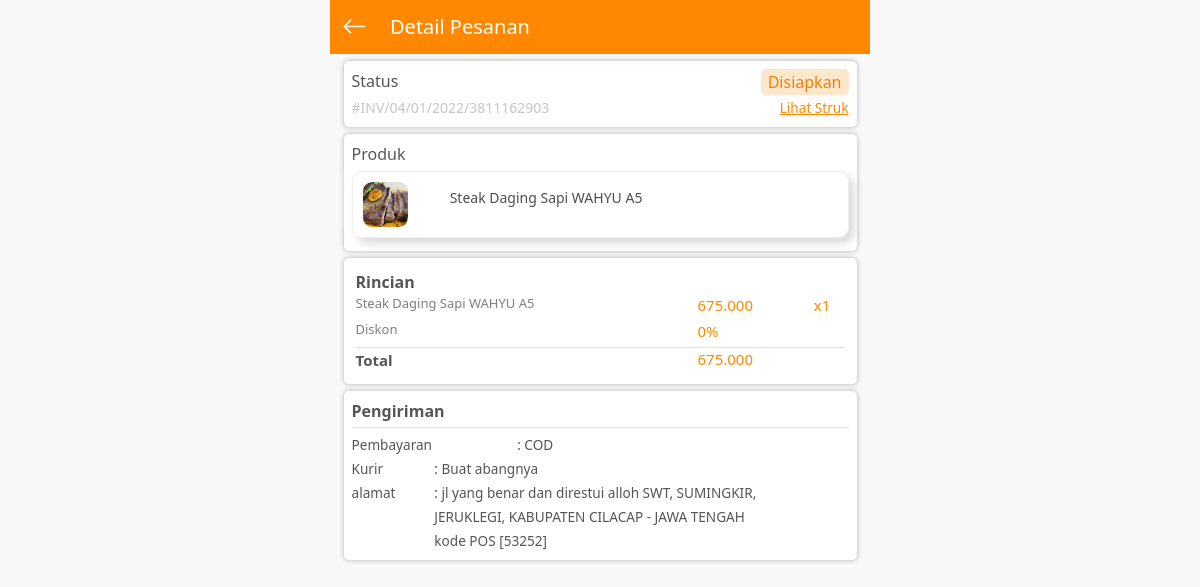
The app's page /detail_p.php?i=3811162903 (signed in) with its own data.
### tables this page shows
CREATE TABLE `list_pesanan` (
  `id` int(11) NOT NULL,
  `invoice` varchar(50) NOT NULL,
  `id_user` varchar(50) NOT NULL,
  `id_produk` varchar(100) NOT NULL,
  `jumlah` varchar(100) NOT NULL,
  `harga_asli` varchar(500) NOT NULL,
  `totalHarga` int(11) NOT NULL,
  `pembayaran` varchar(50) NOT NULL,
  `kurir` varchar(50) NOT NULL,
  `status` varchar(50) NOT NULL,
  `tgl` varchar(50) NOT NULL,
  `alamat` text NOT NULL
);

CREATE TABLE `produk` (
  `id_produk` int(11) NOT NULL,
  `nama` varchar(500) NOT NULL,
  `harga` varchar(12) NOT NULL,
  `deskripsi` text NOT NULL,
  `rating` varchar(10) NOT NULL,
  `stok` int(11) NOT NULL,
  `terjual` int(11) NOT NULL,
  `gambar` text NOT NULL,
  `diskon` int(11) NOT NULL
);

### proses/detail_p.php (called while the page is built, shortened)
<?php
require_once "kredensial/user.php";
function getDetail(){
    global $inv;
    global $conn;
    $query_pesanan=mysqli_query($conn, "SELECT * FROM list_pesanan WHERE invoice=$inv");
    $cek = mysqli_num_rows($query_pesanan);
    if($cek != 0){
        while($row_pesanan = mysqli_fetch_assoc($query_pesanan)){
            $id_produk = $row_pesanan['id_produk'];
            $jumlah = $row_pesanan['jumlah'];
            $tanggal = $row_pesanan['tgl'];
            $kurir = $row_pesanan['kurir'];
            $pembayaran = $row_pesanan['pembayaran'];
            $alamat = $row_pesanan['alamat'];
            $status = $row_pesanan['status'];
            $harga_asli = $row_pesanan['harga_asli'];
            $harga = $row_pesanan['totalHarga'];
            $arr_idProduk[] = $id_produk;
            $arr_jumlah[] = $jumlah;
            $arr_harga[] = $harga_asli;
            $arr_harga_total[] = $harga;
        }
    }else{
        header('location: ../');
    }
    $getIdProduk = implode(",", $arr_idProduk);
    $getjumlah = implode(",", $arr_jumlah);
    $getharga = implode(",", $arr_harga);
    $totalHarga = array_sum($arr_harga_total);
    $format_harga = number_format($totalHarga,0,',','.');
    return array(
        'id_produk' => $getIdProduk,
        'jumlah' => $getjumlah,
        'harga' => $getharga,
        'total_harga' => $format_harga,
        'kurir' => $kurir,
        'pembayaran' => $pembayaran,
        'alamat' => $alamat,
        'status' => $status,
        'tanggal' => $tanggal,
    );
}
?>

### detail_p.php (the view, shortened to what this page needs)
<?php
require_once "kredensial/user.php";
require_once "proses/detail_p.php";
if(empty($_GET['i'])){
    header('location: ./');
}else{
    $inv = $_GET['i'];
}
?>
<!DOCTYPE html>
<html lang="en">
<head>
    <link href="assets/vendors/bootstrap/css/bootstrap.min.css" rel="stylesheet">
    <link rel="stylesheet" href="assets/vendors/bootstrap-icon/bootstrap-icons.css">
    <link rel="stylesheet" href="assets/vendors/animate-animated-css/animate.min.css" />
    <link rel="stylesheet" href="assets/sweetalert2/sweetalert2.min.css" />
    <link rel="stylesheet" href="assets/vendors/font-awesome-4.7.0/css/font-awesome.min.css" />
    <link rel="stylesheet" href="assets/css/style.css" />
</head>
<body style="background-color: #f8f8f8;">
    <section id="nav">
        <nav class="navbar navbar-dark nav-top p-0">
            <div class="container-fluid mt-2 mb-2">
                <div class="col-1">
                    <i class="bi bi-arrow-left nav-btn-back"></i>
                </div>
                <div class="col-11 nav_fragment">
                    <h5>Detail Pesanan</h5>
                </div>
            </div>
        </nav>
    </section>
    <section id="body" class="top-lihat">
        <div class="box-checkout">
            <div class="row">
                <div class="col-6">
                    <h6 class="m-0 lh-base">Status</h6>
                </div>
                <?php
                if(getDetail()['status'] == 'Selesai'){
                    echo '
                    <div class="col-6 text-end">
                        <div class="box-informasi finish">
                            <span class="fw-500">'.getDetail()['status'].'</span>
                        </div>
                    </div>
                    ';
                }else{
                    echo '
                    <div class="col-6 text-end">
                        <div class="box-informasi">
                            <span class="fw-500">'.getDetail()['status'].'</span>
                        </div>
                    </div>
                    ';
                }
                ?>
                <div class="col-8">
                    <span class="invoice">#INV/<?= getDetail()['tanggal']; ?>/<?= $inv ?></span>
                </div>
                <div class="col-4 text-end">
                    <a href="struk/cetak-struk.php?inv=<?= $inv ?>" class="fw-500 color fs-7" target="_blank" rel="noopener noreferrer">Lihat Struk</a>
                </div>
            </div>
        </div>
        <div class="box-checkout">
            <div class="row">
                <div class="col-12">
                    <h6 class="m-0 lh-base">Produk</h6>
                </div>
                <div class="col-12">
                    <?php
                    $id_produk = getDetail()['id_produk'];
                    $explode_idproduk = explode(",", $id_produk);
                    foreach($explode_idproduk as $row_idProduk){
                        $query_produk=mysqli_query($conn, "SELECT * FROM produk WHERE id_produk=$row_idProduk");
                        while($row_produk = mysqli_fetch_assoc($query_produk)){
                            $nama = $row_produk['nama'];
                            $getGambar = $row_produk['gambar'];
                            $arr_gambar = explode (",",$getGambar);
                            $gambar = $arr_gambar[0];
                            echo '
                            <div class="box-pesanan default_box">
                                <div class="row">
                                    <div class="col-2 pe-0">
                                        <div class="wrap_img_pesanan skeleton">
                                            <img loading="lazy"
                                                src="img_produk/'.$gambar.'" alt="">
                                        </div>
                                    </div>
                                    <div class="col-10 box-title-keranjang ps-3">
                                        <span class="card-text">'.$nama.'</span>
                                    </div>
                                </div>
                            </div>
                            ';
                        }
                    }
                    ?>
                </div>
            </div>
        </div>
        <div class="box-checkout">
            <div class="row m-1">
                <div class="col-12 p-0">
                    <span class="rincian">Rincian</span>
                </div>
                <div class="col-12 p-0">
                <?php
                $id_produk = getDetail()['id_produk'];
                $jumlah = getDetail()['jumlah'];
                $harga = getDetail()['harga'];
                $explode_idproduk = explode(",", $id_produk);
                $explode_jumlah = explode(",", $jumlah);
                $explode_harga = explode(",", $harga);
                $arr_produk = array_combine($explode_idproduk,$explode_jumlah);
                $i= 0;
                foreach($arr_produk as $row_idProduk => $row_jumlah){
                    $Qty = $row_jumlah;
                    $format_harga = number_format($explode_harga[$i],0,',','.');
                    $query_produk=mysqli_query($conn, "SELECT * FROM produk WHERE id_produk=$row_idProduk");
                    while($row_produk = mysqli_fetch_assoc($query_produk)){
                        $nama = $row_produk['nama'];
                        echo '
                        <div class="row">
                            <div class="col-8">
                                <span class="pesanan">'.$nama.'</span>
                            </div>
                            <div class="col-3">
                                <span class="harga">'.$format_harga.'</span>
                            </div>
                            <div class="col-1 p-0">
                                <span class="harga">x'.$Qty.'</span>
                            </div>
                        </div>
                        ';
                    }
                    $i++;
                }
                    ?>
                </div>
                <div class="col-12 mt-1">
                    <div class="row">
                        <div class="col-8 p-0">
                            <span class="pesanan">Diskon</span>
                        </div>
                        <div class="col-4 ps-3">
                            <span class="harga">0%</span>
                        </div>
                    </div>
                </div>
                <div class="col-12 mt-1">
                    <div class="row border-top">
                        <div class="col-8 p-0">
                            <span class="total">Total</span>
                        </div>
                        <div class="col-4 ps-3">
                            <span class="harga"><?= getDetail()['total_harga']; ?></span>
                        </div>
                    </div>
                </div>
            </div>
        </div>
        <div class="box-checkout">
            <div class="row">
                <div class="col-12">
                    <span class="rincian">Pengiriman</span>
                    <hr class="mt-1 mb-1">
                </div>
                <div class="row">
                    <div class="col-4">
                        <span class="fw-500 fs-7">Pembayaran</span>
                    </div>
                    <div class="col-8">
                        <span class="fs-7">: <?= getDetail()['pembayaran']; ?></span>
                    </div>
                </div>
                <div class="row">
                    <div class="col-2">
                        <span class="fw-500 fs-7">Kurir</span>
                    </div>
                    <div class="col-10">
                        <span class="fs-7">: <?= getDetail()['kurir']; ?></span>
                    </div>
                </div>
                <div class="row">
                    <div class="col-2">
                        <span class="fw-500 fs-7">alamat</span>
                    </div>
                    <div class="col-10">
                        <span class="fs-7">: <?= getDetail()['alamat']; ?></span>
                    </div>
                </div>
            </div>
        </div>
    </section>
</body>
</html>

### assets/css/style.css (style rules this page uses)
* { margin: 0; padding: 0; box-sizing: border-box; }
:root { --animate-delay-05: 0.5s; --animate-delay-1: 1s; --oranye: rgb(255, 136, 0); --oranye-hover: rgb(255, 179, 92); --white: #ffffff; --grey-white: rgb(197, 197, 197); --grey: rgb(85, 85, 85); --grey-text: rgb(128, 127, 127); --green: #06c054; }
body { max-width: 540px; margin: 0 auto; }
.container-fluid { max-width: 540px; }
.skeleton { animation: skeleton-loading 1s linear infinite alternate; }
.fw-500 { font-weight: 500; }
.fs-7 { font-size: 0.85rem!important; }
.nav-top { background-color: var(--oranye); }
.card-text { color: rgb(78, 78, 78); width: 100%; font-size: 14px; font-weight: 500; margin-bottom: 5px; display: inline-block; word-wrap: break-word; overflow: hidden; display: -webkit-box; text-overflow: ellipsis; -webkit-box-orient: vertical; -webkit-line-clamp: 2; }
.color { color: var(--oranye); }
.top-lihat { margin-bottom: 5rem; }
.box-title-keranjang { height: 45px; padding: 5px 5px 5px 10px; }
.box-pesanan { border-radius: 8px; margin: 5px 1px; box-shadow: 3px 3px 4px #9e9e9e, -5px -5px 4px #ffffff; }
.box-informasi { border-radius: 5px; width: max-content; padding: 1px 7px; float: right; background-color: rgba(255, 136, 0, 0.205); color: rgb(240, 128, 0); }
.wrap_img_pesanan { width: 45px; height: 100%; border-radius: 9px; object-fit: cover; overflow: hidden; display: flex; justify-content: center; }
.wrap_img_pesanan img { height: 45px; border-radius: 9px; }
.box-checkout { width: 95%; height: auto; margin: 7px auto; border-radius: 5px; padding: 8px; background-color: #ffffff; color: var(--grey); box-shadow: 0px 0px 5px 0px rgba(0, 0, 0, 0.3); -webkit-box-shadow: 0px 0px 5px 0px rgba(0, 0, 0, 0.3); -moz-box-shadow: 0px 0px 5px 0px rgba(0, 0, 0, 0.3); }
.box-checkout span.rincian { font-size: 16px; font-weight: 600; }
.box-checkout span.pesanan { font-size: 13px; color: var(--grey-text); overflow: hidden; display: -webkit-box; text-overflow: ellipsis; -webkit-box-orient: vertical; -webkit-line-clamp: 1; }
.box-checkout span.harga { font-size: 15px; color: var(--oranye); overflow: scroll; display: -webkit-box; }
.box-checkout span.total { font-size: 15px; font-weight: 600; color: var(--grey); }
.invoice { color: var(--grey-white); font-size: 14px; }
.default_box { padding: 10px 10px; border-radius: 10px; margin: 5px auto; background: #ffffff; border: 1px solid rgba(221, 221, 221, 0.459); box-shadow: 5px 5px 10px #d9d9d9, -5px -5px 10px #ffffff; }
.nav-btn-back { color: var(--white); font-size: 25px; }
.nav_fragment { display: flex; align-items: center; padding-left: 5px; }
.nav_fragment h5 { margin: 0; padding: 0; color: var(--white); }
hr { color: var(--grey-text); }

### records on screen
list_pesanan: status "Disiapkan", tgl "04/01/2022", kurir+pembayaran+alamat "675.000", pembayaran "COD", kurir "Buat abangnya", alamat "jl yang benar dan direstui alloh SWT, SUMINGKIR, JERUKLEGI, KABUPATEN CILACAP - JAWA TENGAH kode POS [53252]"
produk: nama "Steak Daging Sapi WAHYU A5", format_harga "675.000", Qty "1"

### other values on screen
$inv "3811162903"
